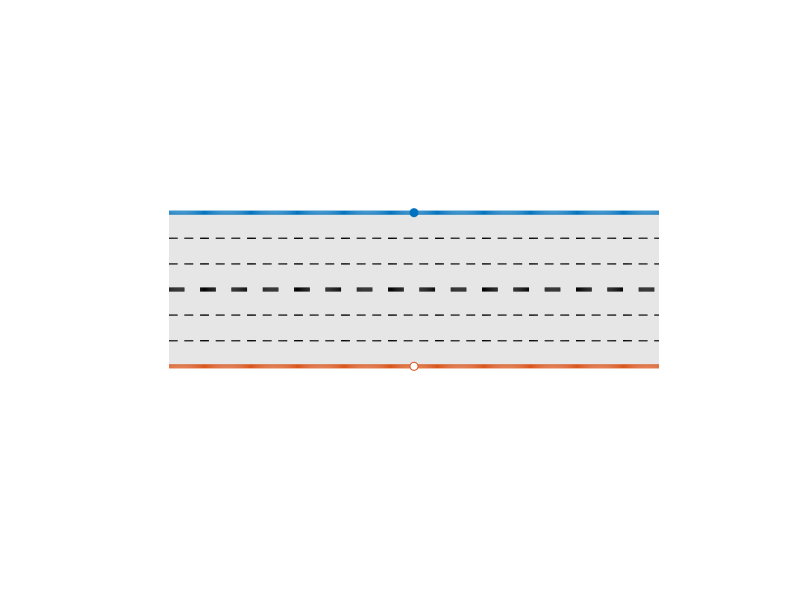
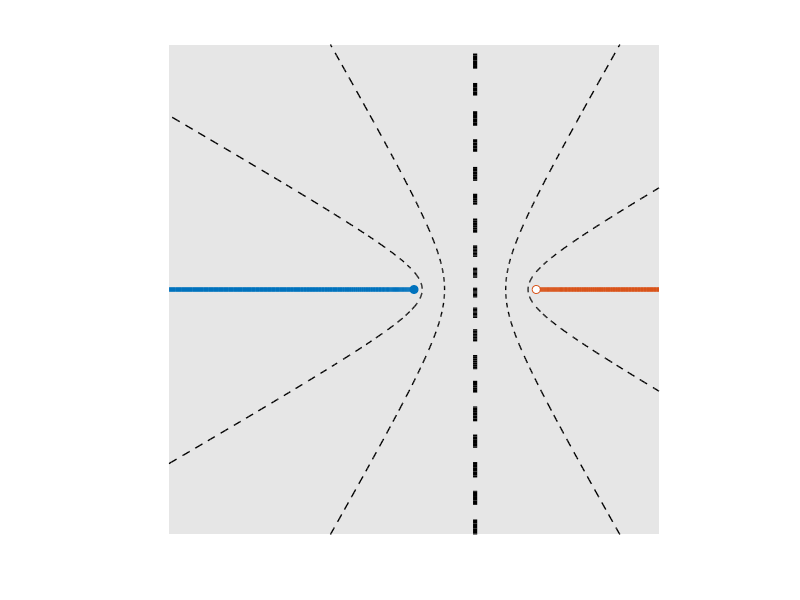
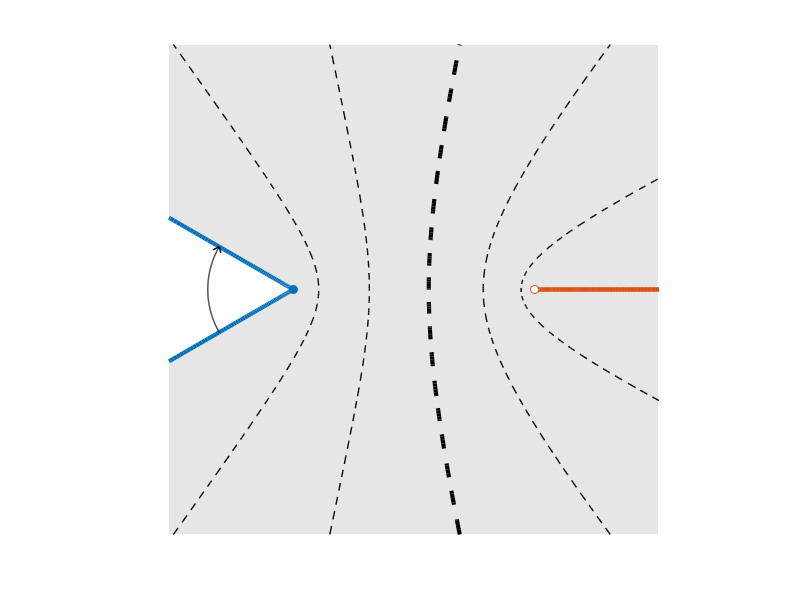

Reproduce these figures in MATLAB, in order. (Note: this script raises an error after producing the figures.)
clc, close all, clear all

LW = 'LineWidth'; lw = 3;
MFC = 'MarkerFaceColor';
d = pi/6;
ell = pi;
grey =.9*[1 1 1];

w = linspace(-10,10,1000);
wp = w + 1i*pi/2;
wm = w - 1i*pi/2;

k = 0;
N = 7;
for s = linspace(-pi/2, pi/2, N);
    k = k + 1;
    ww{k} = w + 1i*s + 1i*eps;
end
ww([1, (N+1)/2, end]) = [];
N = N - 3;

cols = get(0, 'DefaultAxesColorOrder');
blue = cols(1,:);
red = cols(2,:);

c1 = blue;
c2 = red;


figure(1)
c = 10;
fill([-10 10 10 -10 -10], pi/2*[-1 -1 1 1 -1], grey, ...
    'edgecolor', 'none'); hold on
for k = 1:N
    plot(ww{k}, '--k', LW, 1); hold on
end
h1 = plot(wp, LW, lw, 'color', blue); hold on
h2 = plot(wm, LW, lw, 'color', red); 
plot(w+1i*eps, '--k', LW, lw)
plot(0, pi/2, 'o', 'color', c1, MFC, c1);
plot(0, -pi/2, 'o', 'color', c2, MFC, 'w');
trim = 5;
% h2 = plot([0], [-2], '.w', 'markerfacecolor', 'none', 'markersize', eps);
h2 = plot([0], [-trim], '.w', 'markerfacecolor', 'none', 'markersize', eps);
h2 = plot([0], [trim], '.w', 'markerfacecolor', 'none', 'markersize', eps);
axis equal
axis(trim*[-1 1 -1 1])
hold off
set(gca, 'xtick', [])
set(gca, 'ytick', [])
axis off

print -depsc2 ~/Dropbox/work/2015/contour/paper/figures/sectorala

%%

figure(2)
v = @(w) .5*(1+1i*sinh(w));
fill(100*[-1 1 1 -1 -1], 100*[-1 -1 1 1 -1], grey, ...
    'edgecolor', 'none'); hold on
for k = 1:N
    plot(v(ww{k}), '--k', LW, 1); hold on
end
plot(v(wp), LW, lw, 'color', blue); hold on
plot(v(wm), LW, lw, 'color', red);
plot(v(w), '--k', LW, lw)
plot(0, 0, 'o', 'color', c1, MFC, c1);
plot(1, 0, 'o', 'color', c2, MFC, 'w');
axis equal
axis([-2 2 -2 2])
set(gca, 'xtick', [0,  1], 'xticklabel', {'',''})
% set(gca, 'xtick', [])
set(gca, 'ytick', [])
hold off
set(gca, 'box', 'off')
axis off
print -depsc2 ~/Dropbox/work/2015/contour/paper/figures/sectoralb

%%
figure(3)
z = @(w) (ell^2+pi^2)*v(w).^(1-d/pi) - ell^2;
c = 20;
b = (20-ell^2)*tan(d);
fill([-c c c -c -c -ell^2 -c], [-c -c c c b 0 -b], grey, ...
    'edgecolor', 'none'); hold on
for k = 1:N
    plot(z(ww{k}), '--k', LW, 1); hold on
end
plot(z(wp), LW, lw, 'color', blue); hold on
plot(z(wm), LW, lw, 'color', red); 
plot(z(w), '--k', LW, lw)
plot(-ell^2, 0, 'o', 'color', c1, MFC, c1);
plot(pi^2, 0, 'o', 'color', c2, MFC, 'w');
axis equal
axis([-20 20 -20 20])
set(gca, 'xtick', [])
set(gca, 'ytick', [])
set(gca, 'box', 'off')
axis off
circ = exp(1i*linspace(d,-d, 1000)+1i*pi);
ang = -ell^2+7*circ;
plot(ang, 'k', LW, 1)
plot(real(ang(end))+[-.5 0 .125], imag(ang(end))+[-.25 0 -.5], '-k', LW, 1)
% plot([-c, -ell^2], [0 0], '--k')
hold off
print -depsc2 ~/Dropbox/work/2015/contour/paper/figures/sectoralc

alignfigs

